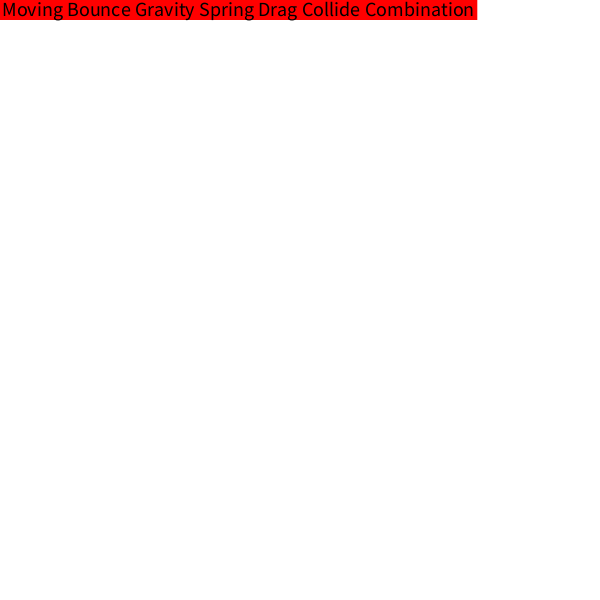
Frame 1 (no input)
Frame 60 (the mouse pressed at the canvas centre just before this capture): identical to frame 1, image omitted
Frame 120 (the mouse held since frame 60 and released just before this capture): identical to frame 1, image omitted

The Processing sketch that drew this single still picture (run headless with seeded random() and noise(); from frame 60 on, the mouse is pressed at the canvas centre):

// Processing sketch: p3_runner
// ── p3_runner.pde
int NUM_ORBS = 10; //<>//
int MIN_SIZE = 10;
int MAX_SIZE = 60;
float MIN_MASS = 10;
float MAX_MASS = 100;
float G_CONSTANT = 1;
float D_COEF = 0.1;

int SPRING_LENGTH = 50;
float  SPRING_K = 0.005;

int MOVING = 0;
int BOUNCE = 1;
int GRAVITY = 2;
int SPRING = 3;
int DRAGF = 4;
int COLLIDE = 5;
int COMBINATION = 6;
boolean[] toggles = new boolean[7];
String[] modes = {"Moving", "Bounce", "Gravity", "Spring", "Drag", "Collide", "Combination"};

FixedOrb earth;
Orb[] orbs;
int orbCount;


void setup()
{
  size(600, 600);
  earth = null;
}


void draw()
{
  background(255);
  displayMode();
  for (int o=0; o < orbCount; o++) {
    orbs[o].display();
  }

  if (noModesActive()) {
    orbs = null;
    orbCount = 0;
  }

  if (toggles[3]) {
    for (int o = 0; o < orbCount; o++) {
      if (o + 1 < orbCount) {
        drawSpring(orbs[o], orbs[o + 1]);
      }
    }
  }

  if (toggles[MOVING] && orbs != null && orbCount > 0) {

    for (int i = 0; i < orbCount; i++) {
      orbs[i].move(toggles[BOUNCE]);
    }

    if (toggles[GRAVITY] && orbCount > 1) {
      for (int i = 0; i < orbCount; i++) {
        orbs[i].applyForce(orbs[i].getGravity(orbs[0], G_CONSTANT));
      }
    }
    if (toggles[SPRING] && orbCount > 1) {
      for (int i = 0; i < orbCount; i++) {
        orbs[i].applyForce(orbs[i].getSpring(orbs[0], SPRING_LENGTH, SPRING_K));
      }
    }
    if (toggles[DRAGF]) {
      for (int i = 0; i < orbCount; i++) {
        if (toggles[COMBINATION] == false) {
          orbs[i].velocity.add(new PVector(1, 0));
        }
        orbs[i].applyForce(orbs[i].getDragForce(D_COEF));
      }
    }
    if (toggles[COLLIDE] && orbCount > 1) {

      for (int i = 0; i < orbCount; i++) {
        for (int j = i + 1; j < orbCount; j++) {

          PVector force = orbs[i].getCollisionForce(orbs[j], toggles[COMBINATION] ? 50 : 1);

          orbs[i].applyForce(force);

          PVector opposite = force.copy();
          opposite.mult(-1);
          orbs[j].applyForce(opposite);
        }
      }
    }
  }
}

void makeOrbs(int mode)
{
  orbCount = NUM_ORBS;
  orbs = new Orb[orbCount];
  for (int i = 0; i < orbCount; i++) {

    if (mode == 0) {
      orbs[i] = new Orb();
    } else if (mode == 1) {
      if (i == 0) {
        orbs[i] = new FixedOrb(width/2, height/2, random(10, MAX_SIZE), random(10, 100));
      } else {
        float x = random(0, width);
        float y = random(0, height);
        float s = random(10, 100);
        orbs[i] = new Orb(x, y, random(10, MAX_SIZE), s);
      }
    } else if (mode == 2) {
      float s = random(10, 100);
      orbs[i] = new Orb(50, 75+60*i, random(10, MAX_SIZE), s);
    }

    if (toggles[COLLIDE] && toggles[COMBINATION] == false) {
      orbs[i].velocity = new PVector(random(-1, 1), random(-1, 1));
    }
  }
}

void drawSpring(Orb o0, Orb o1)
{
  strokeWeight(5);
  if (o0.center.dist(o1.center) == SPRING_LENGTH) {
    stroke(0);
  } else if (o0.center.dist(o1.center) > SPRING_LENGTH) {
    stroke(255, 0, 0);
  } else {
    stroke(0, 255, 0);
  }
  line(o0.center.x, o0.center.y, o1.center.x, o1.center.y);
}

void applySprings()
{
  for (int i = 0; i < orbCount - 1; i++) {
    PVector force = orbs[i].getSpring(orbs[i+1], SPRING_LENGTH, SPRING_K);

    orbs[i].applyForce(force);

    PVector opposite = force.copy();
    opposite.mult(-1);
    orbs[i+1].applyForce(opposite);
  }
}

void addOrb()
{
  Orb[] copy = new Orb[orbCount+1];
  arrayCopy(orbs, copy);

  copy[orbCount] = new Orb();
  orbs = copy;
  orbCount++;
}

void mutualExclusive(int mode) {
  toggles[COMBINATION] = false;

  for (int i = 2; i < 6; i++) {
    toggles[i] = (i == mode);
  }
}

boolean noModesActive() {
  for (int i = 2; i < toggles.length; i++) {
    if (toggles[i]) return false;
  }
  return true;
}

void keyPressed()
{
  if (key == ' ') {
    toggles[MOVING]  = !toggles[MOVING];
  }
  if (key == 'b') {
    toggles[BOUNCE]  = !toggles[BOUNCE];
  }
  if (key == '1') {
    mutualExclusive(GRAVITY);
    makeOrbs(1);
  }
  if (key == '2') {
    mutualExclusive(SPRING);
    makeOrbs(0);
  }
  if (key == '3') {
    mutualExclusive(DRAGF);
    makeOrbs(2);
  }
  if (key == '4') {
    mutualExclusive(COLLIDE);
    makeOrbs(0);
  }
  if (key == '5') {
    toggles[COMBINATION] = !toggles[COMBINATION];
    makeOrbs(1);

    for (int i = 2; i < 6; i++) {
      toggles[i] = toggles[COMBINATION];
    }
  }
  if (key == '-') {
  }

  if (key == '=' || key == '+') {
    addOrb();
  }
}

void displayMode()
{
  textAlign(LEFT, TOP);
  textSize(20);
  noStroke();
  int spacing = 85;
  int x = 0;

  for (int m=0; m<toggles.length; m++) {
    if (toggles[m]) {
      fill(0, 255, 0);
    } else {
      fill(255, 0, 0);
    }

    float w = textWidth(modes[m]);
    rect(x, 0, w+5, 20);
    fill(0);
    text(modes[m], x+2, 2);
    x+= w+5;
  }
}

// ── FixedOrb.pde
class FixedOrb extends Orb
{

  FixedOrb(float x, float y, float s, float m)
  {
    super(x, y, s, m);
    c = color(255, 0, 0);
  }

  FixedOrb()
  {
    super();
    c = color(255, 0, 0);
  }

  void move(boolean bounce)
  {
  }
}

// ── Orb.pde
class Orb
{

  PVector center;
  PVector velocity;
  PVector acceleration;
  float bsize;
  float mass;
  color c;

  Orb()
  {
    bsize = random(10, MAX_SIZE);
    float x = random(bsize/2, width-bsize/2);
    float y = random(bsize/2, height-bsize/2);
    center = new PVector(x, y);
    mass = random(10, 100);
    velocity = new PVector();
    acceleration = new PVector();
    setColor();
  }

  Orb(float x, float y, float s, float m)
  {
    bsize = s;
    mass = m;
    center = new PVector(x, y);
    velocity = new PVector();
    acceleration = new PVector();
    setColor();
  }

  void move(boolean bounce)
  {
    if (bounce) {
      xBounce();
      yBounce();
    }

    velocity.add(acceleration);
    center.add(velocity);
    acceleration.mult(0);
  }

  void applyForce(PVector force)
  {
    PVector scaleForce = force.copy();
    scaleForce.div(mass);
    acceleration.add(scaleForce);
  }

  PVector getDragForce(float cd)
  {
    float dragMag = velocity.mag();
    dragMag = -0.5 * dragMag * dragMag * cd;
    PVector dragForce = velocity.copy();
    dragForce.normalize();
    dragForce.mult(dragMag);
    return dragForce;
  }

  PVector getGravity(Orb other, float G)
  {
    float strength = G * mass*other.mass;
    float r = max(center.dist(other.center), MIN_SIZE);
    strength = strength/ pow(r, 2);
    PVector force = other.center.copy();
    force.sub(center);
    force.mult(strength);
    return force;
  }

  PVector getSpring(Orb other, int springLength, float springK) {
    PVector direction = PVector.sub(other.center, this.center);
    direction.normalize();
    float displacement = this.center.dist(other.center) - springLength;
    float mag = springK * displacement;
    direction.mult(mag);
    return direction;
  }

  PVector getCollisionForce(Orb other, float k) {
    float dist = center.dist(other.center);
    float minDist = (this.bsize/2 + other.bsize/2);

    if (dist >= minDist || dist == 0) {
      return new PVector(0, 0);
    }

    PVector dir = PVector.sub(other.center, this.center);
    dir.normalize();

    float overlap = minDist - dist;

    float forceMag = k * overlap;

    dir.mult(-forceMag);
    return dir;
  }

  boolean yBounce()
  {
    if (center.y > height - bsize/2) {
      velocity.y *= -1;
      center.y = height - bsize/2;

      return true;
    } else if (center.y < bsize/2) {
      velocity.y*= -1;
      center.y = bsize/2;
      return true;
    }
    return false;
  }

  boolean xBounce()
  {
    if (center.x > width - bsize/2) {
      center.x = width - bsize/2;
      velocity.x *= -1;
      return true;
    } else if (center.x < bsize/2) {
      center.x = bsize/2;
      velocity.x *= -1;
      return true;
    }
    return false;
  }

  boolean collisionCheck(Orb other)
  {
    return ( this.center.dist(other.center)
      <= (this.bsize/2 + other.bsize/2) );
  }

  void setColor()
  {
    color c0 = color(0, 255, 255);
    color c1 = color(0);
    c = lerpColor(c0, c1, (mass-MIN_SIZE)/(MAX_MASS-MIN_SIZE));
  }

  void display()
  {
    noStroke();
    fill(c);
    circle(center.x, center.y, bsize);
    fill(0);
  }
}
